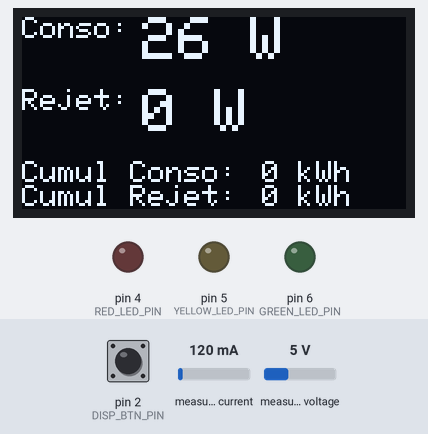
Simulated run of this sketch. Board: Arduino Uno, built with avr-gcc and run on an emulated ATmega328P. On the bench: 128×64 one-colour display, output pins drawn as LEDs (lit = HIGH). Inputs (shaded band) come from the test bench; at power-on: measured current 120 mA, measured voltage 5 V, pin 2 (DISP_BTN_PIN) HIGH.

Above: at 4.2 s.
4.3 s: measured current set to 40 mA
At 4.9 s:
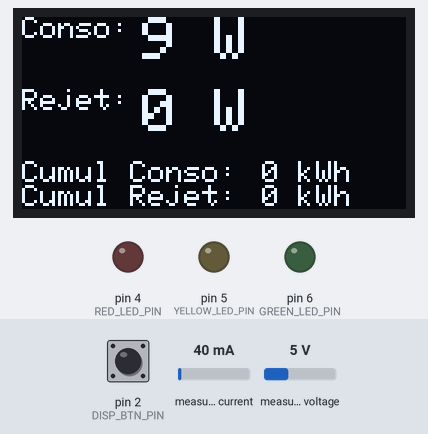
5.8 s: measured current set to 500 mA
At 6.5 s:
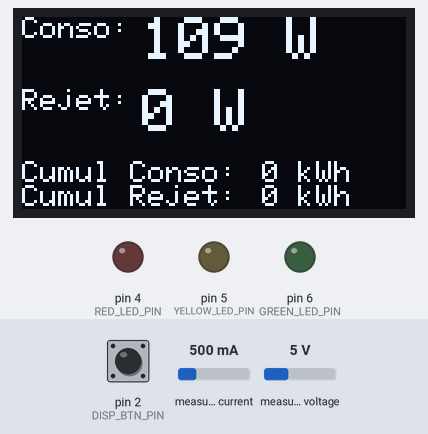
7.6 s: measured voltage set to 0.3 V
At 8.4 s:
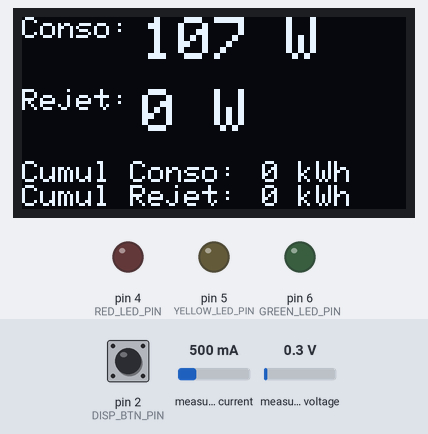
9.4 s: measured voltage set to 7.5 V
At 10.4 s:
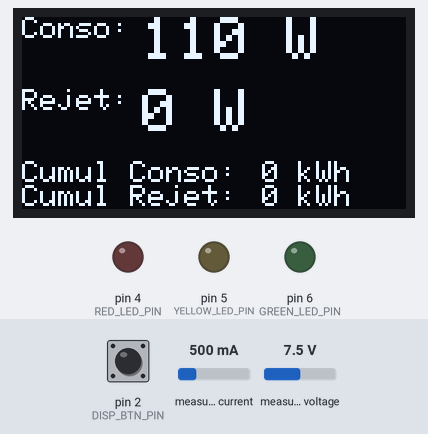
11.2 s: measured current set to 1000 mA
At 12.3 s:
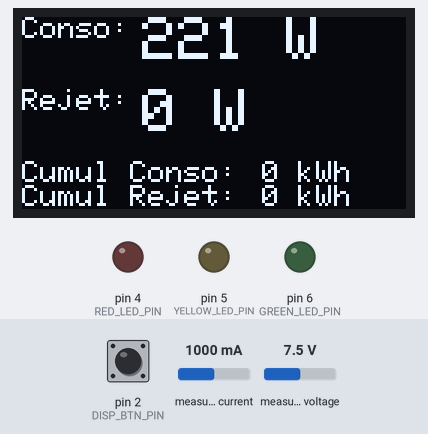
12.9 s: measured voltage set to 3.8 V
At 14.3 s:
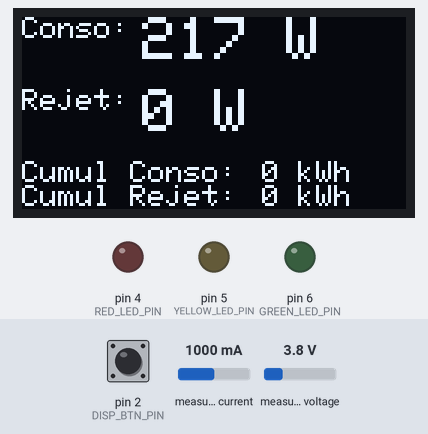
Timing chart, 0 to 15.9 s (numbered marks = the images above; inputs shaded):
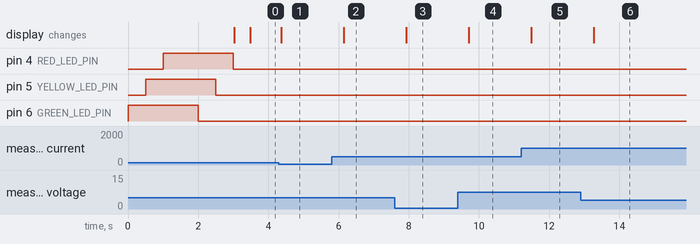

Measured:
- after the input at 4.3 s, the display: changes after 0.07 s (image 1)
- after the input at 5.8 s, the display: changes after 0.34 s (image 2)
- after the input at 7.6 s, the display: changes after 0.33 s (image 3)
- after the input at 9.4 s, the display: changes after 0.31 s (image 4)
- after the input at 11.2 s, the display: changes after 0.29 s (image 5)
- after the input at 12.9 s, the display: changes after 0.38 s (image 6)

The sketch:

energyMonitorWifi.ino
```cpp
#define CONNECTED_MODE 0

#include "EmonLib.h"
#include "SSD1306Ascii.h"
#include "SSD1306AsciiWire.h"

#include <Vector.h>
#include <StringSplitter.h>

#if CONNECTED_MODE
#include <SoftwareSerial.h>

// SoftwareSerial
#define RX_PIN 11  // old: 2
#define TX_PIN 9   // old: 3
#endif

#define RED_LED_PIN 4
#define YELLOW_LED_PIN 5
#define GREEN_LED_PIN 6

#define DISP_BTN_PIN 2  // old: 7

#define SCREEN_DELAY 2  // number of sequence(s) of 30 sec

// OLED Screen
#define I2C_ADDRESS 0x3C
SSD1306AsciiWire oled;

EnergyMonitor emon;

unsigned long previous_millis = 0;
unsigned long compteur_temp = 0;
float w_instantane_in = 0.0;
float w_instantane_out = 0.0;
float kwh_cumule_out = 0.0;
float kwh_cumule_in = 0.0;
uint8_t delayToSleep = 0;

String time = "";
bool screenOff = false;

#if CONNECTED_MODE
// Init Software serial
SoftwareSerial esp8266(RX_PIN, TX_PIN);
#endif

void setup() {
#if CONNECTED_MODE
  String WIFI_SSID = "MyFreeBox";  // Your WiFi ssid
  String PASSWORD = "abcde12345";  // Password
  String ip = "";
  // Init ESP8266 serial connection
  esp8266.begin(115200);
  esp8266.println("AT");

  // Connexion to WiFI Network
  sendCommandToESP8266("AT", 5, (char *)"OK");
  oled.setCursor(0, 0);
  oled.print("Init ESP01 ... ");
  sendCommandToESP8266("AT+RST", 5, (char *)"OK");
  delay(5000);
  sendCommandToESP8266("AT+CWMODE=1", 5, (char *)"OK");
  oled.println("Done");
  oled.print("Conn Wifi ... ");
  do {
    getLocalIP(&ip);
    delay(500);
  } while (ip == "0.0.0.0");
  oled.println("Done");
  sendCommandToESP8266("AT+CWJAP=\"" + WIFI_SSID + "\",\"" + PASSWORD + "\"", 20, (char *)"OK");
  oled.println(ip);
#endif
  // ### Etalonnage - Debug ###
  //Serial.begin(9600);

  // Init Display
  Wire.begin();
  Wire.setClock(400000L);
  oled.begin(&Adafruit128x64, I2C_ADDRESS);
  oled.setFont(Adafruit5x7);
  oled.clear();

  emon.voltage(0, 201, 1.7);
  emon.current(1, 28.9);

  pinMode(DISP_BTN_PIN, INPUT_PULLUP);
  attachInterrupt(digitalPinToInterrupt(DISP_BTN_PIN), wakeUpScreen, CHANGE);

  // Init LEDs
  pinMode(RED_LED_PIN, OUTPUT);
  pinMode(YELLOW_LED_PIN, OUTPUT);
  pinMode(GREEN_LED_PIN, OUTPUT);

  digitalWrite(GREEN_LED_PIN, HIGH);
  delay(500);
  digitalWrite(YELLOW_LED_PIN, HIGH);
  delay(500);
  digitalWrite(RED_LED_PIN, HIGH);
  delay(1000);
  digitalWrite(GREEN_LED_PIN, LOW);
  delay(500);
  digitalWrite(YELLOW_LED_PIN, LOW);
  delay(500);
  digitalWrite(RED_LED_PIN, LOW);

  initDisplay();
}
//----------------------- DEMARRAGE DE LA BOUCLE----------------------------------------------------

void loop() {
  emon.calcVI(40, 2000);

  // ### Etalonnage ###
  // float verif_voltage = emon.Vrms;
  // float verif_ampere = emon.Irms;
  // int puissance = (230 - 1*floor(verif_ampere))*verif_ampere*0.9;

  // Serial.print("Est-ce le bon voltage? ");
  // Serial.print(verif_voltage, 0);
  // Serial.print(" V  ");
  // Serial.print(verif_ampere, 2);
  // Serial.print(" A ");
  // Serial.print("PowerFactor = ");
  // Serial.print(emon.powerFactor);
  // Serial.print(" PR =");
  // Serial.print(emon.realPower, 0);
  // Serial.println();

  if (emon.realPower >= 0) {
    w_instantane_in = emon.realPower;
    w_instantane_out = 0.0;

    kwh_cumule_in += w_instantane_in * (millis() - previous_millis) / 3600000000;
  } else {
    w_instantane_in = 0.0;
    w_instantane_out = abs(emon.realPower);

    kwh_cumule_out += w_instantane_out * (millis() - previous_millis) / 3600000000;
  }

  if (!screenOff) {
    if (delayToSleep == 0) {
      initDisplay();
      delayToSleep++;
    }
    updateData();
  }

  compteur_temp += millis() - previous_millis;
  previous_millis = millis();

  // Send data to server
  if (compteur_temp >= 30000) {  // 20000
#if CONNECTED_MODE
    String request = "GET /update?api_key=XNZFTJFOJ8CSUPYQ&field1=" + String(w_instantane_in);
    request += "&field2=" + String(w_instantane_out);
    request += "&field3=" + String(emon.powerFactor);
    request += "&field4=" + String(kwh_cumule_in);
    request += "&field5=" + String(kwh_cumule_out);
    request += "\r\n\r\n";

    sendCommandToESP8266("AT+CIPMUX=1", 5, (char *)"OK");
    sendCommandToESP8266("AT+CIPSTART=0,\"TCP\",\"api.thingspeak.com\",80", 15, (char *)"OK");
    sendCommandToESP8266("AT+CIPSEND=0," + String(request.length()), 4, (char *)"OK");
    esp8266.println(request);
    delay(2000);
    sendCommandToESP8266("AT+CIPCLOSE=0", 5, (char *)"OK");
    sendCommandToESP8266("AT+RST", 5, (char *)"OK");
#endif
    compteur_temp = 0;
    if (delayToSleep == SCREEN_DELAY) {
      screenOff = true;
      oled.clear();
    }
    delayToSleep++;
  }
}

void clearValue(uint8_t col, uint8_t row) {
  uint8_t rows = oled.fontRows();
  oled.clear(col, 128, row, row + rows - 1);
}

void updateData() {
  oled.set2X();
  clearValue(40, 0);
  oled.print(w_instantane_in, 0);
  oled.print(" W");

  clearValue(40, 3);
  oled.print(w_instantane_out, 0);
  oled.print(" W");

  oled.set1X();
  clearValue(80, 6);
  oled.print(kwh_cumule_in, 0);
  oled.print(" kWh");

  clearValue(80, 7);
  oled.print(kwh_cumule_out, 0);
  oled.println(" kWh");
}

#if CONNECTED_MODE
void sendCommandToESP8266(String command, int maxTime, char readReplay[]) {
  // Debug
  // Serial.print(". at command => ");
  // Serial.print(command);
  // Serial.print(" ; ");

  bool cmd_ok = false;
  uint8_t countTimeCommand = 0;

  while (countTimeCommand < maxTime) {
    esp8266.print(command + "\r\n");
    if (esp8266.find(readReplay)) {
      // cmd_ok = true;
      // Serial.println("Cmd OK");
      break;
    }

    countTimeCommand++;
    delay(100);
  }

  // if (!cmd_ok)
  //   Serial.println("Cmd KO");

  delay(100);
}

void getLocalIP(String *localIP) {
  sendCommandToESP8266("AT+CIFSR", 5, (char *)"+CIFSR:STAIP");
  localIP->concat(esp8266.readStringUntil('\n'));

  localIP->remove(0, 2);
  localIP->remove(localIP->length() - 2, 2);
}

int separate(String str, char **p, int size) {
  int n;
  char s[100];

  strcpy(s, str.c_str());

  *p++ = strtok(s, " ");
  for (n = 1; NULL != (*p++ = strtok(NULL, " ")); n++)
    if (size == n)
      break;

  return n;
}
#endif

void wakeUpScreen() {
  if (screenOff) {
    screenOff = false;
    delayToSleep = 0;
  }
}

void initDisplay() {
  oled.clear();
  oled.set1X();

  oled.setCursor(0, 0);
  oled.print("Conso:");

  oled.setCursor(0, 3);
  oled.print("Rejet:");

  oled.setCursor(0, 6);
  oled.print("Cumul Conso:");

  oled.setCursor(0, 7);
  oled.print("Cumul Rejet:");
}
```
